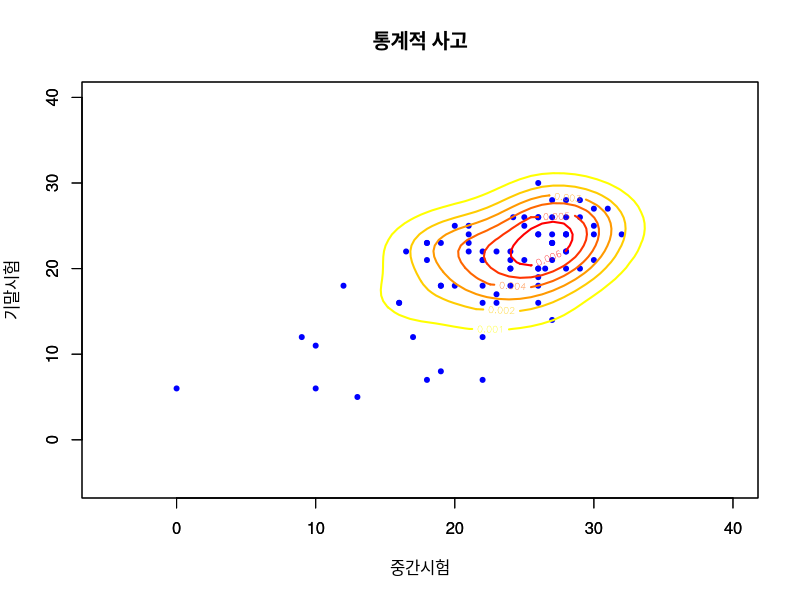

Reproduce this figure in R.
# Title     : TODO
# Objective : TODO
# Created by: coeat
# Created on: 2021/04/10

exam <- read.table('./3ch/exam scores_2012.txt', header = T)
exam <- exam[!is.na(exam$mid) & !is.na(exam$final),]
windows(height = 5.5, width = 5)
plot(exam$mid,
     exam$final,
     pch = 20,
     xlim = c(-5, 40),
     ylim = c(-5, 40),
     col = 'blue',
     xlab = '\uc911\uac04\uc2dc\ud5d8',
     ylab = '\uae30\ub9d0\uc2dc\ud5d8',
     main = '\ud1b5\uacc4\uc801 \uc0ac\uace0',)
library(KernSmooth)
density <- bkde2D(exam, bandwidth = c(2.5, 2.5))
par(new = T)
contour(density$x1,
        density$x2,
        density$fhat,
        xlim = c(-5, 40),
        ylim = c(-5, 40),
        col = heat.colors(7)[7:1],
        nlevels = 7,
        lwd = 2,
)
